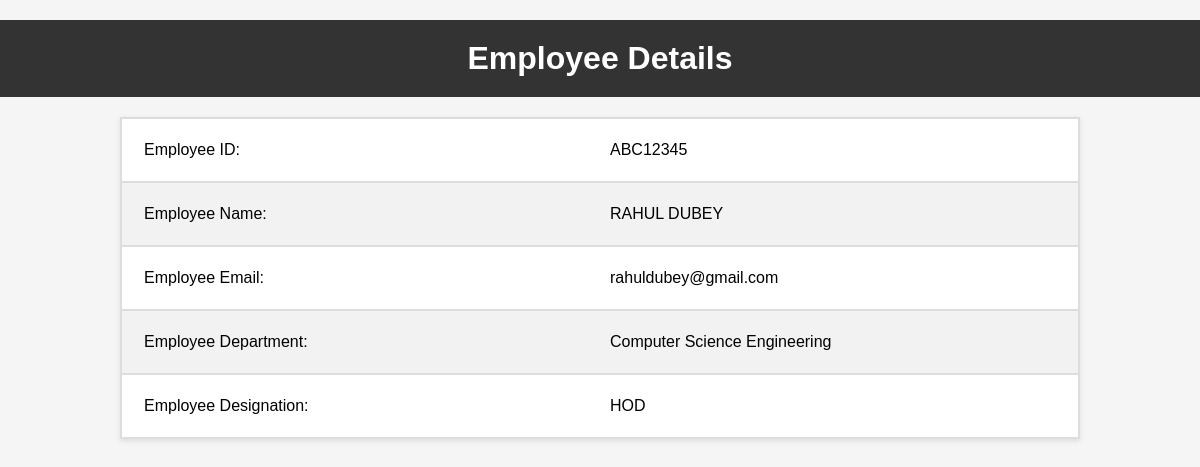
The app's page /employee_details with its own data.
### tables this page shows
CREATE TABLE employee (
        employee_id TEXT PRIMARY KEY,
        employee_name TEXT,
        employee_email TEXT,
        employee_department TEXT,
        employee_designation TEXT,
        employee_password TEXT,
        employee_image BLOB
        );

### app.py (the view)
@app.route('/employee_details')
def employee_details():
    with connect_db() as connection:
        cursor = connection.cursor()
        cursor.execute('SELECT * FROM employee')
        employees = cursor.fetchall()
    return render_template("EmplyeeDetails.html", employees=employees)

### db.py (called while the page is built)
def connect_db():
    return sqlite3.connect('database.db')

### templates/EmplyeeDetails.html (shortened to what this page needs)
<!DOCTYPE html>
<html lang="en">
<head>
  <link rel="stylesheet" href="static/css/employeedetails.css">
</head>
<body>
  <h1>Employee Details</h1>
  <table>
    <tbody>
      {% for employee in employees %}
        <tr>
          <td class="table-row">
            <div class="table-column">Employee ID:</div>
            <div class="table-column">{{ employee[0] }}</div>
          </td>
        </tr>
        <tr>
          <td class="table-row">
            <div class="table-column">Employee Name:</div>
            <div class="table-column">{{ employee[1] }}</div>
          </td>
        </tr>
        <tr>
          <td class="table-row">
            <div class="table-column">Employee Email:</div>
            <div class="table-column">{{ employee[2] }}</div>
          </td>
        </tr>
        <tr>
          <td class="table-row">
            <div class="table-column">Employee Department:</div>
            <div class="table-column">{{ employee[3] }}</div>
          </td>
        </tr>
        <tr>
          <td class="table-row" colspan="2">
            <div class="table-column">Employee Designation:</div>
            <div class="table-column">{{ employee[4] }}</div>
          </td>
        </tr>
      {% endfor %}
    </tbody>
  </table>
</body>
</html>

### static/css/employeedetails.css (style rules this page uses)
* { margin: 0; padding: 0; box-sizing: border-box; }
body { font-family: Arial, sans-serif; background-color: #f5f5f5; display: flex; flex-direction: column; align-items: center; margin-top: 20px; }
h1 { text-align: center; background-color: #333; color: #fff; padding: 20px; margin: 0; width: 100%; box-sizing: border-box; }
table { width: 80%; border-collapse: collapse; margin-top: 20px; background-color: #fff; border: 1px solid #ddd; text-align: center; box-shadow: 0 2px 5px rgba(0, 0, 0, 0.1); }
th, td { border: 1px solid #ddd; padding: 12px; }
tr:nth-child(even) { background-color: #f2f2f2; }
.table-row { display: flex; flex-direction: row; justify-content: space-between; }
.table-column { flex: 1; padding: 10px; }
td { text-align: left; }

### records on screen
employee: employee_id "ABC12345", employee_name "RAHUL DUBEY", employee_email "rahuldubey@gmail.com", employee_department "Computer Science Engineering", employee_designation "HOD"
